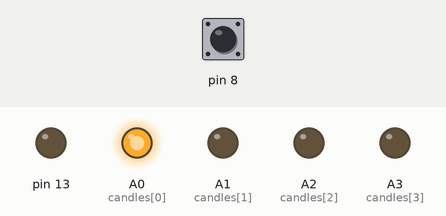
A sketch run on a simulated Arduino Uno, built with avr-gcc and run on an emulated ATmega328P. On the bench: output pins drawn as LEDs (lit = HIGH). The test bench sets the inputs (shaded band); at power-on: pin 8 HIGH. Random numbers use the default seed unless the sketch sets one.

Above: at 0.1 s.
At 17.15 s:
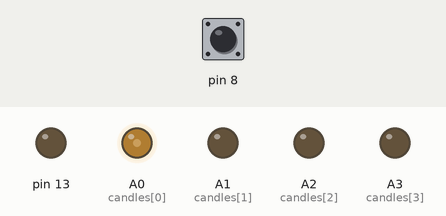
At 23.32 s:
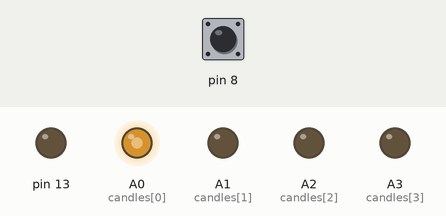
Timing chart, 0 to 40.0 s (numbered marks = the images above):
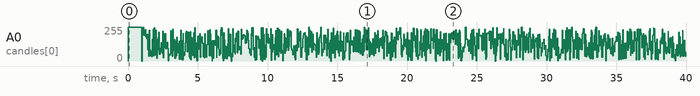

The sketch:

advent.ino
```cpp
// (licence header left out)
#include <SoftPWM.h>

#define FADETIME   20

int advent = 0;
// The pins used for the candles.
int candles[] = {
  A0, A1, A2, A3};

void setup()
{
  // Make sure to turn off the annoying PIN 13 LED.
  pinMode(13, OUTPUT);
  digitalWrite(13, LOW);

  // Set all candle pins to output.
  for (int i = 0; i <= 3; i++)
  {
    pinMode(candles[i], OUTPUT);
  }

  // Set PIN 8 to input and enable internal pull-up resistors.
  pinMode(8, INPUT);
  digitalWrite(8, HIGH);

  // Turn on first candle.
  digitalWrite(candles[advent], HIGH);
  delay(1000);

  // While PIN 8 is shorted with ground turn another candle on every second.
  while (digitalRead(8) == LOW)
  {
    if (advent != 3)
      advent++;

    digitalWrite(candles[advent], HIGH);
    delay(1000);
  }

  // Finally, when PIN 8 is no longer shorted with ground setup PWM.
  SoftPWMBegin();
  SoftPWMSetFadeTime(ALL, FADETIME, FADETIME);

  // Finally seed RNG an enter main loop.
  randomSeed(analogRead(5));
}

void loop()
{
  // Let the candles flicker.
  for (int i = 0; i <= advent; i++)
  {
    SoftPWMSet(candles[i], random(255));
  }

  delay(2 * FADETIME);
}
```
